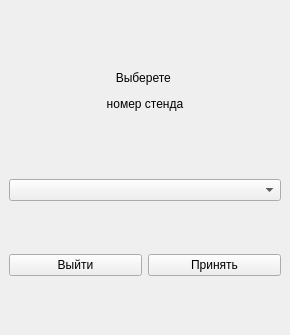
<?xml version="1.0" encoding="UTF-8"?>
<ui version="4.0">
 <class>MainWindow</class>
 <widget class="QMainWindow" name="MainWindow">
  <property name="geometry">
   <rect>
    <x>0</x>
    <y>0</y>
    <width>290</width>
    <height>335</height>
   </rect>
  </property>
  <property name="windowTitle">
   <string>MainWindow</string>
  </property>
  <widget class="QWidget" name="centralwidget">
   <layout class="QVBoxLayout" name="verticalLayout">
    <item>
     <widget class="QLabel" name="label">
      <property name="maximumSize">
       <size>
        <width>16777215</width>
        <height>70</height>
       </size>
      </property>
      <property name="styleSheet">
       <string notr="true">font: 14pt &quot;Impact&quot;;</string>
      </property>
      <property name="text">
       <string>&lt;html&gt;&lt;head/&gt;&lt;body&gt;&lt;p align=&quot;center&quot;&gt;Выберете &lt;/p&gt;&lt;p align=&quot;center&quot;&gt;номер стенда&lt;/p&gt;&lt;/body&gt;&lt;/html&gt;</string>
      </property>
     </widget>
    </item>
    <item>
     <widget class="QComboBox" name="comboBox"/>
    </item>
    <item>
     <layout class="QHBoxLayout" name="horizontalLayout">
      <item>
       <widget class="QPushButton" name="pushButton_2">
        <property name="styleSheet">
         <string notr="true">font: 8pt &quot;Impact&quot;;</string>
        </property>
        <property name="text">
         <string>Выйти</string>
        </property>
       </widget>
      </item>
      <item>
       <widget class="QPushButton" name="pushButton">
        <property name="styleSheet">
         <string notr="true">font: 8pt &quot;Impact&quot;;</string>
        </property>
        <property name="text">
         <string>Принять</string>
        </property>
       </widget>
      </item>
     </layout>
    </item>
   </layout>
  </widget>
 </widget>
 <resources/>
 <connections/>
</ui>
